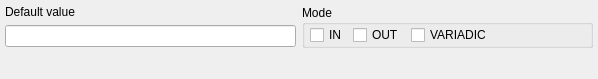
<?xml version="1.0" encoding="UTF-8"?>
<ui version="4.0">
 <class>ParameterWidget</class>
 <widget class="QWidget" name="ParameterWidget">
  <property name="geometry">
   <rect>
    <x>0</x>
    <y>0</y>
    <width>598</width>
    <height>79</height>
   </rect>
  </property>
  <property name="minimumSize">
   <size>
    <width>430</width>
    <height>0</height>
   </size>
  </property>
  <layout class="QVBoxLayout" name="parameter_lt">
   <property name="leftMargin">
    <number>5</number>
   </property>
   <property name="topMargin">
    <number>5</number>
   </property>
   <property name="rightMargin">
    <number>5</number>
   </property>
   <property name="bottomMargin">
    <number>5</number>
   </property>
   <item>
    <layout class="QHBoxLayout" name="horizontalLayout_2">
     <item>
      <layout class="QVBoxLayout" name="verticalLayout">
       <item>
        <widget class="QLabel" name="default_value_lbl">
         <property name="sizePolicy">
          <sizepolicy hsizetype="Preferred" vsizetype="Fixed">
           <horstretch>0</horstretch>
           <verstretch>0</verstretch>
          </sizepolicy>
         </property>
         <property name="maximumSize">
          <size>
           <width>16777215</width>
           <height>16777215</height>
          </size>
         </property>
         <property name="text">
          <string>Default value</string>
         </property>
        </widget>
       </item>
       <item>
        <widget class="QLineEdit" name="default_value_edt">
         <property name="clearButtonEnabled">
          <bool>true</bool>
         </property>
        </widget>
       </item>
      </layout>
     </item>
     <item>
      <widget class="QGroupBox" name="groupBox">
       <property name="sizePolicy">
        <sizepolicy hsizetype="Preferred" vsizetype="Fixed">
         <horstretch>0</horstretch>
         <verstretch>0</verstretch>
        </sizepolicy>
       </property>
       <property name="title">
        <string>Mode</string>
       </property>
       <layout class="QHBoxLayout" name="horizontalLayout">
        <property name="leftMargin">
         <number>5</number>
        </property>
        <property name="topMargin">
         <number>0</number>
        </property>
        <property name="rightMargin">
         <number>5</number>
        </property>
        <property name="bottomMargin">
         <number>0</number>
        </property>
        <item>
         <widget class="QCheckBox" name="param_in_chk">
          <property name="text">
           <string>IN</string>
          </property>
         </widget>
        </item>
        <item>
         <widget class="QCheckBox" name="param_out_chk">
          <property name="text">
           <string>OUT</string>
          </property>
         </widget>
        </item>
        <item>
         <widget class="QCheckBox" name="param_variadic_chk">
          <property name="sizePolicy">
           <sizepolicy hsizetype="Expanding" vsizetype="Fixed">
            <horstretch>0</horstretch>
            <verstretch>0</verstretch>
           </sizepolicy>
          </property>
          <property name="text">
           <string>VARIADIC</string>
          </property>
         </widget>
        </item>
       </layout>
      </widget>
     </item>
    </layout>
   </item>
   <item>
    <spacer name="verticalSpacer">
     <property name="orientation">
      <enum>Qt::Orientation::Vertical</enum>
     </property>
     <property name="sizeHint" stdset="0">
      <size>
       <width>20</width>
       <height>40</height>
      </size>
     </property>
    </spacer>
   </item>
  </layout>
 </widget>
 <resources/>
 <connections/>
</ui>
